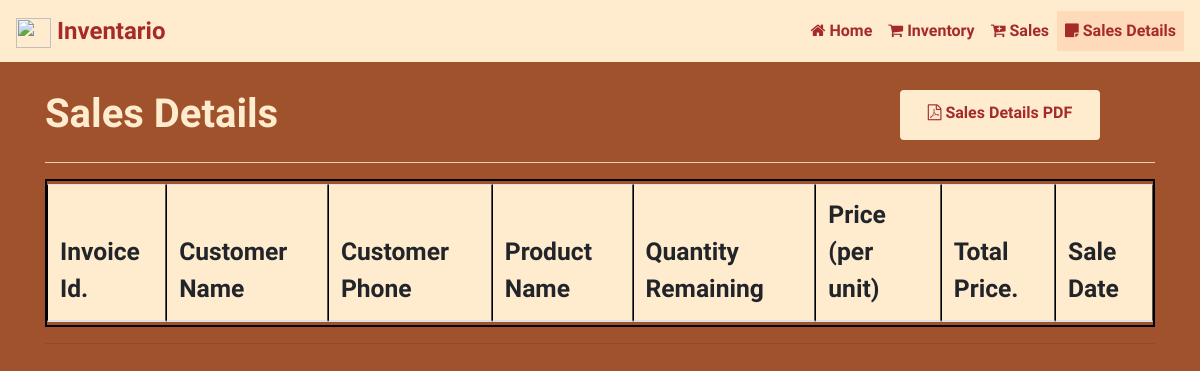
Before: /saledetails/ with the older database file.
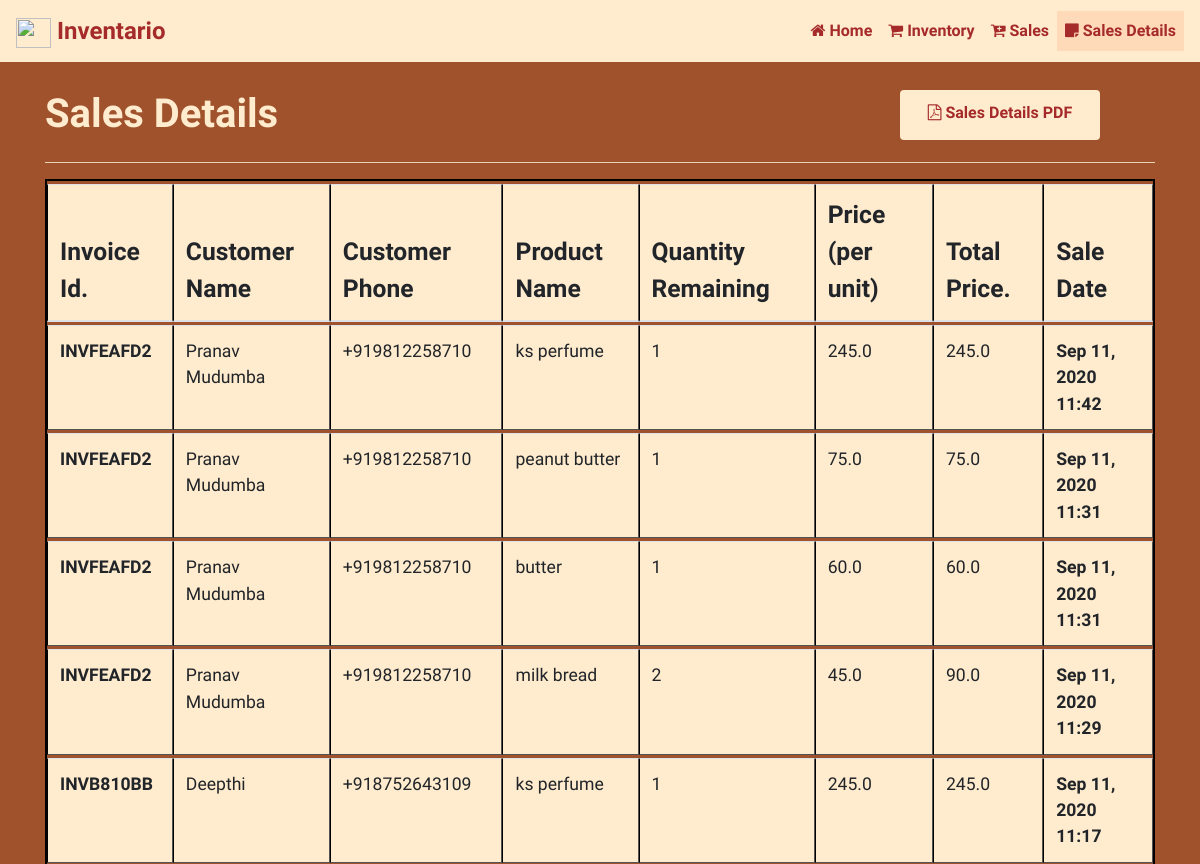
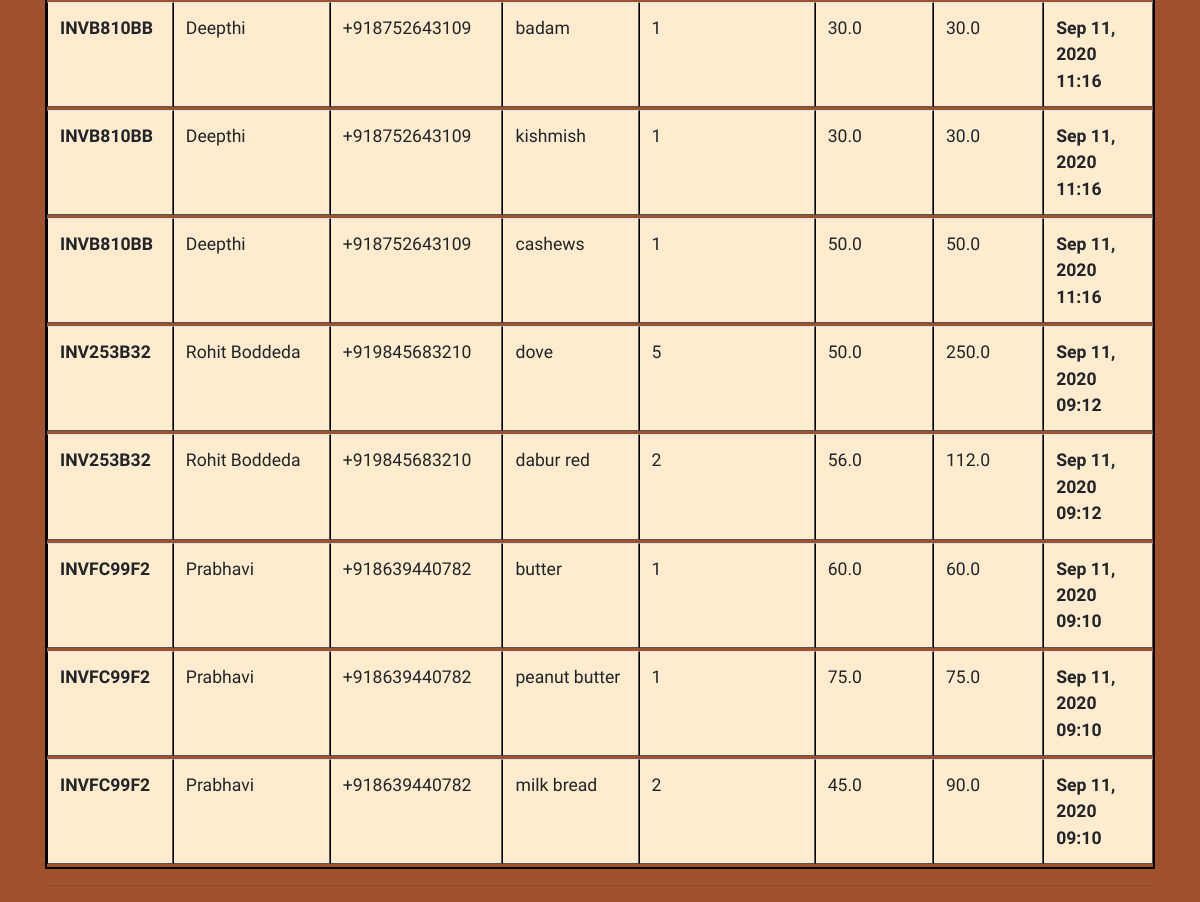
After: the same page with the newer database file (2 pictures, top to bottom).
### inv_app/models.py (models this page shows, shortened)
class Cust_Sale(models.Model):
    product_name = models.CharField(max_length = 100)
    quantity = models.IntegerField()
    price = models.FloatField(max_length = 10)
    total_price = models.FloatField(max_length = 10)
    invoice_id = models.ForeignKey(Invoice, on_delete = models.CASCADE)
    sale_date = models.DateTimeField(auto_now_add = True)

class Invoice(models.Model):
    invoice_id = models.CharField(primary_key=True, max_length = 10)
    cust_name = models.CharField(max_length = 100)
    cust_phone = PhoneNumberField()

### inv_app/views.py (the view)
# urls.py: path('saledetails/', views.saledetails, name = "saledetails"),
def saledetails(request):
    customer = Cust_Sale.objects.all().order_by('-sale_date')
    return render(request, 'salesdetails.html', {'cust': customer})

### templates/salesdetails.html (shortened to what this page needs)
{% load static %}
<!DOCTYPE html>
<html>
<html lang = 'en'>
    <head>
        <link rel="stylesheet" href="https://maxcdn.bootstrapcdn.com/bootstrap/4.0.0/css/bootstrap.min.css">
        <link rel="stylesheet" href="https://stackpath.bootstrapcdn.com/font-awesome/4.7.0/css/font-awesome.min.css">
        <link rel="stylesheet" href="{% static 'css/styles.css' %}">
        <nav id = "navbar" class="navbar navbar-expand-lg fixed-top">
            <a class="navbar-brand" href="{% url 'index' %}"> <span><img style = "width: 35px; height: 30px;" src="https://encrypted-tbn0.gstatic.com/images?q=tbn%3AANd9GcSwbn1XuFrd1xkRZZikD5BLxJBdW-gt-MhLtA&usqp=CAU"></span> Inventario</a>
            <div class="collapse navbar-collapse" id="navbarSupportedContent">
                <ul class="navbar-nav ml-auto">
                    <li class="nav-item">
                    <a class="nav-link" href="{% url 'index' %}"><span><i class="fa fa-home"></i></span> Home</a>
                    </li>
                    <li class="nav-item">
                    <a class="nav-link" href="{% url 'inventory' %}"><span><i class="fa fa-shopping-cart" ></i></span> Inventory</a>
                    </li>
                    <li class="nav-item">
                        <a class="nav-link" href="{% url 'invoice' %}"><span><i class="fa fa-cart-plus"></i></span> Sales</a>
                    </li>
                    <li class="nav-item">
                        <a class="nav-link active" href="{% url 'saledetails' %}"><span><i class="fa fa-sticky-note"></i></span> Sales Details</a>
                    </li>
                </ul>
            </div>
        </nav>
    </head>
    <body id = "body">
        <div class = "container">
            <div class="row">
                <h1 id = "heading" class = "col-md-9 col-12">Sales Details</h1>
                <div class="col-12 col-md-3"><a target = "_blank" href = "../sales_details" class="btn btn-outline ml-auto"><span><i class="fa fa-file-pdf-o"></i></span>&nbsp;Sales Details PDF</a></div>
            </div>
            <hr style = "background-color: blanchedalmond;">
            <div class="row">
                <div class="table-responsive col-12">
                    <table class="table" border="1">
                        <thead>
                            <th>Invoice Id.</th>
                            <th>Customer Name</th>
                            <th>Customer Phone</th>
                            <th>Product Name</th>
                            <th>Quantity Remaining</th>
                            <th>Price (per unit)</th>
                            <th>Total Price.</th>
                            <th>Sale Date</th>
                        </thead>
                        {% for c in cust %}
                            <tbody>
                                <td id = "serial">{{ c.invoice_id.invoice_id }}</td>
                                <td>{{ c.invoice_id.cust_name }}</td>
                                <td>{{ c.invoice_id.cust_phone }}</td>
                                <td>{{ c.product_name }}</td>
                                <td>{{ c.quantity }}</td>
                                <td>{{ c.price }}</td>
                                <td>{{ c.total_price }}</td>
                                <td id = "serial">{{ c.sale_date|date:'M d, Y H:i' }}</td>
                            </tbody>
                        {% endfor %}
                    </table>
                    <hr>
                </div>
            </div>
        </div>
    </body>
</html>

Changed rows visible on the page:
added Cust_Sale: invoice_id.invoice_id "INVFEAFD2", invoice_id.cust_name "Pranav Mudumba", invoice_id.cust_phone "+919812258710", product_name "ks perfume", quantity "1", price "245.0", total_price "245.0", sale_date "Sep 11, 2020 11:42"
added Cust_Sale: invoice_id.invoice_id "INVFEAFD2", invoice_id.cust_name "Pranav Mudumba", invoice_id.cust_phone "+919812258710", product_name "peanut butter", quantity "1", price "75.0", total_price "75.0", sale_date "Sep 11, 2020 11:31"
added Cust_Sale: invoice_id.invoice_id "INVFEAFD2", invoice_id.cust_name "Pranav Mudumba", invoice_id.cust_phone "+919812258710", product_name "butter", quantity "1", price "60.0", total_price "60.0", sale_date "Sep 11, 2020 11:31"
added Cust_Sale: invoice_id.invoice_id "INVFEAFD2", invoice_id.cust_name "Pranav Mudumba", invoice_id.cust_phone "+919812258710", product_name "milk bread", quantity "2", price "45.0", total_price "90.0", sale_date "Sep 11, 2020 11:29"
added Cust_Sale: invoice_id.invoice_id "INVB810BB", invoice_id.cust_name "Deepthi", invoice_id.cust_phone "+918752643109", product_name "ks perfume", quantity "1", price "245.0", total_price "245.0", sale_date "Sep 11, 2020 11:17"
added Cust_Sale: invoice_id.invoice_id "INVB810BB", invoice_id.cust_name "Deepthi", invoice_id.cust_phone "+918752643109", product_name "badam", quantity "1", price "30.0", total_price "30.0", sale_date "Sep 11, 2020 11:16"
added Cust_Sale: invoice_id.invoice_id "INVB810BB", invoice_id.cust_name "Deepthi", invoice_id.cust_phone "+918752643109", product_name "kishmish", quantity "1", price "30.0", total_price "30.0", sale_date "Sep 11, 2020 11:16"
added Cust_Sale: invoice_id.invoice_id "INVB810BB", invoice_id.cust_name "Deepthi", invoice_id.cust_phone "+918752643109", product_name "cashews", quantity "1", price "50.0", total_price "50.0", sale_date "Sep 11, 2020 11:16"
added Cust_Sale: invoice_id.invoice_id "INV253B32", invoice_id.cust_name "Rohit Boddeda", invoice_id.cust_phone "+919845683210", product_name "dove", quantity "5", price "50.0", total_price "250.0", sale_date "Sep 11, 2020 09:12"
added Cust_Sale: invoice_id.invoice_id "INV253B32", invoice_id.cust_name "Rohit Boddeda", invoice_id.cust_phone "+919845683210", product_name "dabur red", quantity "2", price "56.0", total_price "112.0", sale_date "Sep 11, 2020 09:12"
added Cust_Sale: invoice_id.invoice_id "INVFC99F2", invoice_id.cust_name "Prabhavi", invoice_id.cust_phone "+918639440782", product_name "butter", quantity "1", price "60.0", total_price "60.0", sale_date "Sep 11, 2020 09:10"
added Cust_Sale: invoice_id.invoice_id "INVFC99F2", invoice_id.cust_name "Prabhavi", invoice_id.cust_phone "+918639440782", product_name "peanut butter", quantity "1", price "75.0", total_price "75.0", sale_date "Sep 11, 2020 09:10"
added Cust_Sale: invoice_id.invoice_id "INVFC99F2", invoice_id.cust_name "Prabhavi", invoice_id.cust_phone "+918639440782", product_name "milk bread", quantity "2", price "45.0", total_price "90.0", sale_date "Sep 11, 2020 09:10"
